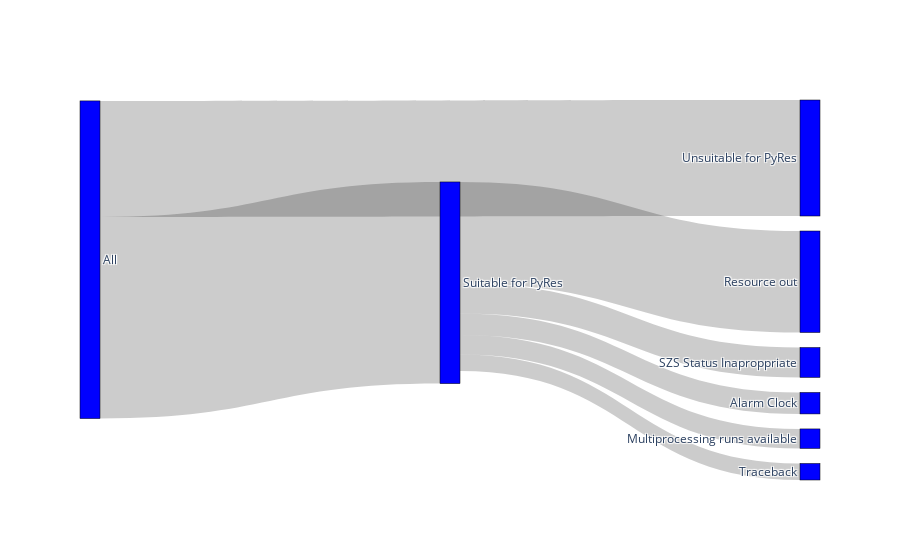

Notebook code cell kept with this figure:
### Code cell
import plotly.graph_objects as go

read_from_csv = True
store = False
sankey_csv_path = problem_folder + "/sankey_data.csv"

if read_from_csv:
  df_filterings = pd.read_csv(sankey_csv_path, index_col=0)
else:
  filterings = [
    # (from, to, thickness),
    ("All", "Suitable for PyRes", suitable_ctr),
    ("All", "Unsuitable for PyRes", no_filters_ctr-suitable_ctr),
    ("Suitable for PyRes", "Multiprocessing runs available", mp_runs_available_ctr),
    ("Suitable for PyRes", "Resource out", resource_out_ctr),
    ("Suitable for PyRes", "Traceback", traceback_ctr),
    ("Suitable for PyRes", "Alarm Clock", clock_ctr),
    ("Suitable for PyRes", "SZS Status Inaproppriate", inaproppriate_ctr),
  ]
  df_filterings = pd.DataFrame(filterings, columns=["source", "target", "value"])
  if store:
    df_filterings.to_csv(sankey_csv_path)

labels = np.unique(df_filterings[["source", "target"]].values).tolist()

for column_name in ["source", "target"]:
  df_filterings[column_name] =\
    df_filterings[column_name].apply(lambda x: labels.index(x))

sources, targets, values = [
  df_filterings[col].to_list()
  for col in
  df_filterings.columns
]

fig = go.Figure(data=[go.Sankey(
    node = dict(
      pad = 15,
      thickness = 20,
      line = dict(color = "black", width = 0.5),
      label = labels,
      color = "blue"
    ),
    link = dict(
      source = sources,
      target = targets,
      value = values,
))])
fig.show()

### Figure 1 — Plotly figure (JSON) as saved in the notebook; plotly's stock layout.template omitted (floating-point values rounded to 4 significant figures)
{"data": [{"link": {"source": [1, 1, 5, 5, 5, 5, 5], "target": [5, 7, 2, 3, 6, 0, 4], "value": [7850, 4516, 760, 3951, 644, 837, 1165]}, "node": {"color": "blue", "label": ["Alarm Clock", "All", "Multiprocessing runs available", "Resource out", "SZS Status Inaproppriate", "Suitable for PyRes", "Traceback", "Unsuitable for PyRes"], "line": {"color": "black", "width": 0.5}, "pad": 15, "thickness": 20}, "type": "sankey"}], "layout": {}}
